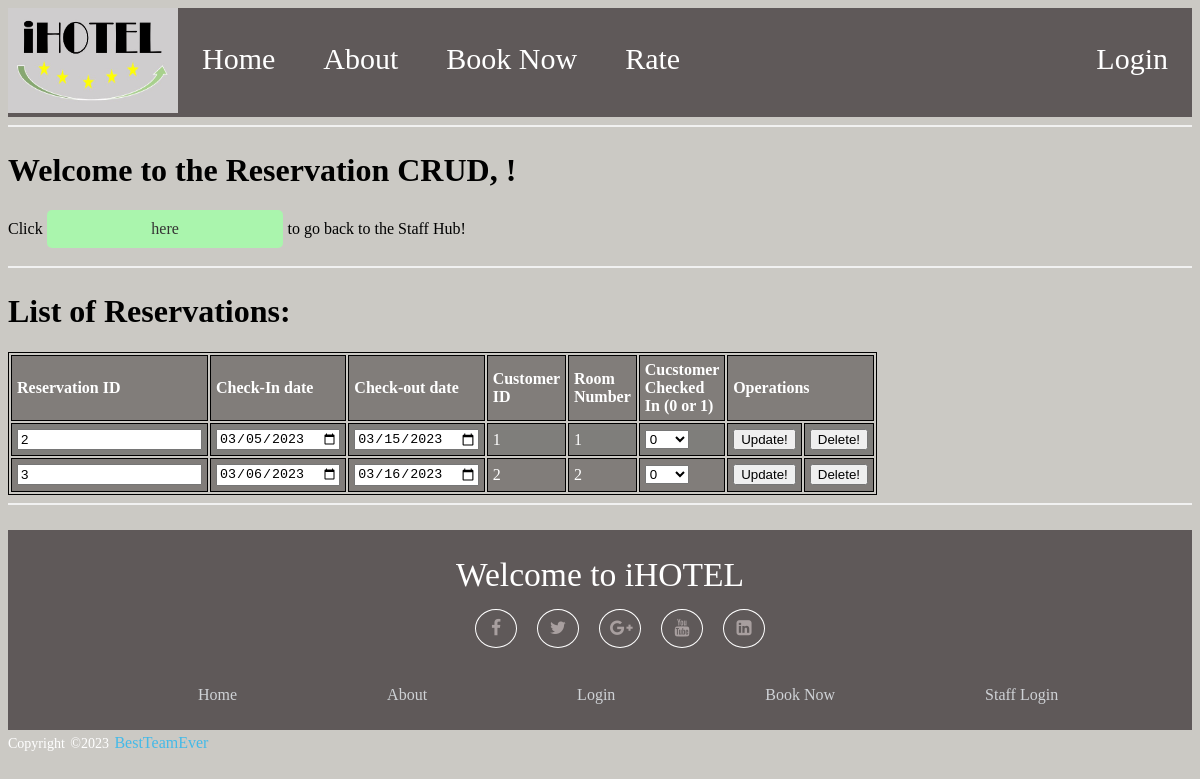
The app's page /reservationCRUD.php with its own data.
### tables this page shows
CREATE TABLE `reservation` (
  `ReservationID` int(11) NOT NULL,
  `RoomNUM` int(11) NOT NULL,
  `CustomerID` int(11) NOT NULL,
  `ResCheckInDate` date NOT NULL,
  `ResCheckOutDate` date NOT NULL,
  `CustomerCheckedIn` tinyint(1) NOT NULL DEFAULT 0
);

### reservationCRUD.php (the view, shortened to what this page needs)
<?php
include('header.php');
$sql = "SELECT * FROM `reservation`;";
$result = mysqli_query($conn, $sql);
?>
<div class="staffLog">
    <hr>
    <h1>Welcome to the Reservation CRUD, <?php echo $_SESSION['staffusername']; ?>!</h1>
    Click <a href="staffHub.php">here</a> to go back to the Staff Hub!
    <hr></div>
    <h1>List of Reservations:</h1>
    <?php
    echo "<form action='reservationCRUD.php' method='POST'>";
    echo "<table>";
    echo "<tr><th>Reservation ID</th><th>Check-In date</th><th>Check-out date</th><th>Customer ID</th><th>Room Number</th><th>Cucstomer Checked In (0 or 1)</th><th colspan='2'>Operations</th></tr>";
    if (mysqli_num_rows($result) > 0) {
        while ($row = mysqli_fetch_assoc($result)) {
            $ReservationID = $row["ReservationID"];
            $RoomCheckIn = $row["ResCheckInDate"];
            $RoomCheckOut = $row["ResCheckOutDate"];
            $CustomerId = $row["CustomerID"];
            $RoomNum = $row["RoomNUM"];
            $CusCheckedIN = $row["CustomerCheckedIn"];
            echo "<tr>";
            echo "<td><input type='number' placeholder='' name='ReservationID[$ReservationID]' value='$ReservationID' required=''></td>";
            echo "<td><input type='date' placeholder='' name='RoomCheckIn[$ReservationID]' value='$RoomCheckIn' required=''></td>";
            echo "<td><input type='date' placeholder='' name='RoomCheckOut[$ReservationID]' value='$RoomCheckOut' required=''></td>";
            echo "<td>" . $CustomerId . "</td>";
            echo "<td>" . $RoomNum . "</td>";
            echo "<td><select id='cusCheckedIn' placeholder='' name='CusCheckedIN[$ReservationID]' required=''>";
            echo   "<option value='$CusCheckedIN'>$CusCheckedIN</option>";
            echo "</select>";
            echo "</td>";
            echo "<td><input type='submit' value='Update!' id='update' name='update'></td>";
            echo "<td><input type='submit' value='Delete!' id='delete' name='delete[$ReservationID]'></td>";
            echo "</tr>";
        }
    } else {
        echo "0 results";
    }
    echo "</table>";
    echo "</form>";
    ?>
    <hr>
<?php
include('footer.php');
?>

### style.css (style rules this page uses)
body { background-color: #cbc9c4; }
* { box-sizing: border-box }
hr { border: 1px solid #f1f1f1; margin-bottom: 25px; }
table, th, td { border: 1px solid black; }
table { align-self: left; width: 70%; margin-left: 0%; margin-right: 20%; }
th { padding: 5px; text-align: left; color: white; }
td { padding: 5px; text-align: left; color: white; }
tr:nth-child(even) { background: rgba(53, 53, 53, 0.5) }
tr:nth-child(odd) { background: rgba(56, 50, 50, 0.5) }
.staffLog a { display: inline-block; padding: 10px 20px; background-color: #aaf5ad; color: rgb(53, 52, 52); text-align: center; text-decoration: none; border: none; border-radius: 5px; cursor: pointer; margin-bottom: 10px; width: 20%; }

### records on screen
reservation: ReservationID "2", ResCheckInDate "03/05/2023", ResCheckOutDate "03/15/2023", CustomerID "1", RoomNUM "1", CustomerCheckedIn+ReservationID "0"
reservation: ReservationID "3", ResCheckInDate "03/06/2023", ResCheckOutDate "03/16/2023", CustomerID "2", RoomNUM "2", CustomerCheckedIn+ReservationID "0"
